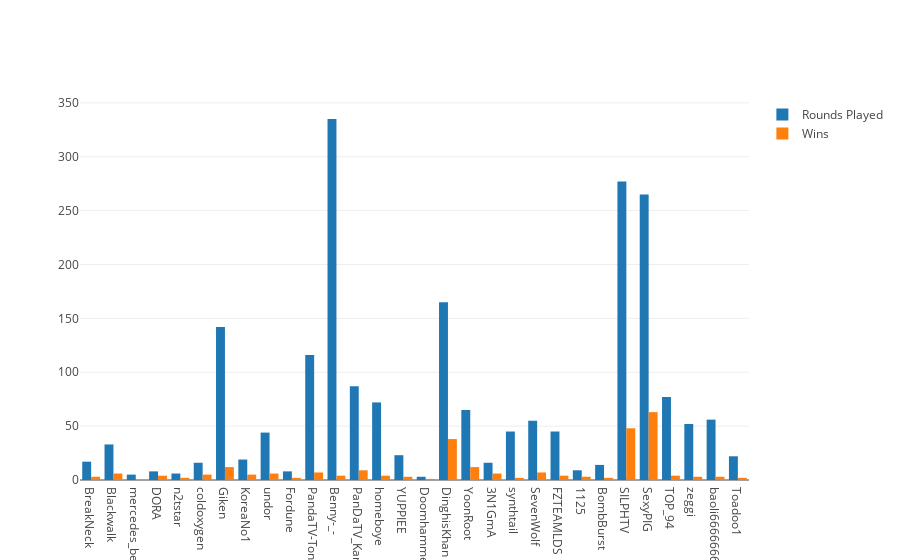

This figure's notebook cell:
### Code cell
data = [trace1, trace2]
layout = go.Layout(barmode='group')

fig = go.Figure(data=data, layout=layout)
iplot(fig, filename='grouped-bar')

### Figure 1 — Plotly figure (JSON) as saved in the notebook; plotly's stock layout.template omitted (floating-point values rounded to 4 significant figures)
{"data": [{"name": "Rounds Played", "type": "bar", "uid": "b2229e70-6f75-408f-8df0-d57d0c6a060b", "x": ["BreakNeck", "Blackwalk", "mercedes_benz", "DORA", "n2tstar", "coldoxygen", "Giken", "KoreaNo1", "undor", "Fordune", "PandaTV-Tongk", "Benny-_-", "PanDaTV_Karl", "homeboye", "YUPPIEE", "Doomhammer", "DinghisKhan", "YoonRoot", "3N1GmA", "synthtail", "SevenWolf", "FZTEAMLDS", "1125", "BombBurst", "SILPHTV", "SexyPIG", "TOP_94", "zeggi", "baoli6666666", "Toadoo1"], "y": [17, 33, 5, 8, 6, 16, 142, 19, 44, 8, 116, 335, 87, 72, 23, 3, 165, 65, 16, 45, 55, 45, 9, 14, 277, 265, 77, 52, 56, 22]}, {"name": "Wins", "type": "bar", "uid": "c9e341ca-cd05-4db7-abed-3ffb7c2221e2", "x": ["BreakNeck", "Blackwalk", "mercedes_benz", "DORA", "n2tstar", "coldoxygen", "Giken", "KoreaNo1", "undor", "Fordune", "PandaTV-Tongk", "Benny-_-", "PanDaTV_Karl", "homeboye", "YUPPIEE", "Doomhammer", "DinghisKhan", "YoonRoot", "3N1GmA", "synthtail", "SevenWolf", "FZTEAMLDS", "1125", "BombBurst", "SILPHTV", "SexyPIG", "TOP_94", "zeggi", "baoli6666666", "Toadoo1"], "y": [3, 6, 0, 4, 2, 5, 12, 5, 6, 2, 7, 4, 9, 4, 3, 1, 38, 12, 6, 2, 7, 4, 3, 2, 48, 63, 4, 3, 3, 2]}], "layout": {"barmode": "group"}}
